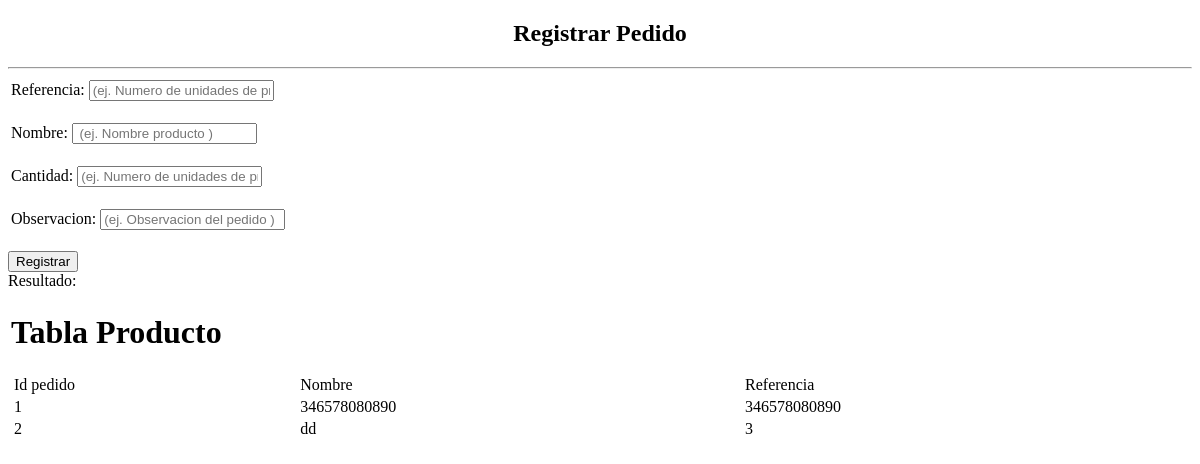
The page /php/pedido.php on the database as committed earlier.
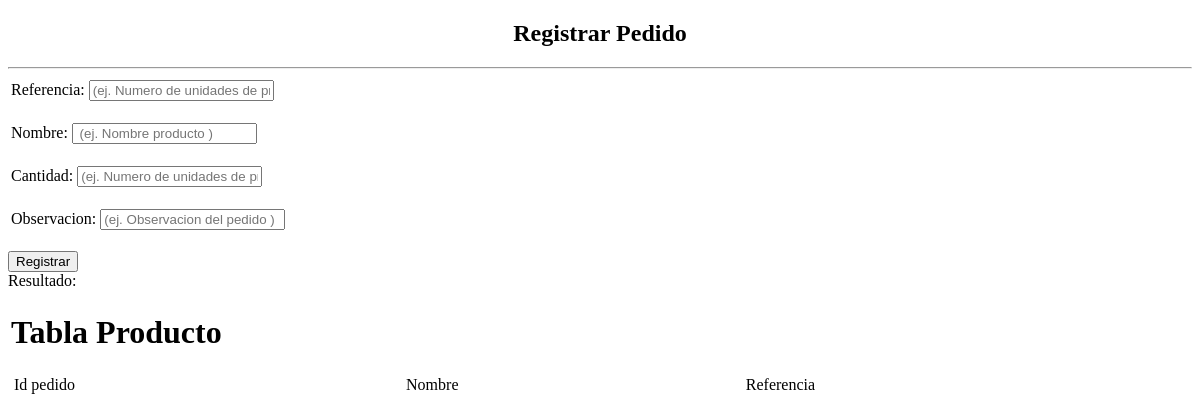
The same page on the database as committed later.
### tables this page shows
CREATE TABLE `pedidos` (
  `idpedido` int(15) NOT NULL,
  `referencia` varchar(30) NOT NULL,
  `nombre` varchar(15) NOT NULL,
  `cantidad` int(15) NOT NULL,
  `fechapedido` varchar(20) NOT NULL,
  `estado` varchar(20) NOT NULL,
  `idusuario` int(15) NOT NULL,
  `observaciones` varchar(100) NOT NULL
);

### php/pedido.php (the view, shortened to what this page needs)
<?php
include_once "conexion.php";
$conexion= conexion();
$bill_producto = mysqli_query($conexion,"SELECT * FROM pedidos") or die(mysqli_error($conexion));
?>
<form method="post" action="" name="marcasRegistrer">
    <center><h2>Registrar Pedido</h2></center><hr>
    <table width="100%" border="0">
       <tr>
       <td>
                <div><label>Referencia:</label> <input type="text" name="referencia1" id="referencia1" placeholder="(ej. Numero de unidades de producto solicitado)" required></div>&nbsp;
            </td>
        </tr>
        <tr>
            <td>
                <div><label>Nombre:</label> <input type="text" name="nombre1" id="nombre1" placeholder=" (ej. Nombre producto )" required></div>&nbsp;
            </td>
        </tr>
        <tr>
            <td>
                <div><label>Cantidad:</label> <input type="text" name="cantidad" id="cantidad" placeholder="(ej. Numero de unidades de producto solicitado)" required></div>&nbsp;
            </td>
        </tr>
        <tr>
            <td>
                <div><label>Observacion:</label> <input type="text" name="obvce" id="obvce" placeholder="(ej. Observacion del pedido )" required></div>&nbsp;
            </td>
        </tr>
    </table></td>
       <td><table width="100%" border="0">
            <td rowspan="2">
                <div><h1 id="titulo">Tabla Producto</h1><table id="consultas" width="100%"><tr class="tabletitle"><td>Id pedido</td><td>Nombre</td><td>Referencia</td></tr>
                <?php
                     while ($row = $bill_producto->fetch_assoc()) {
                        echo '<tr><td>'.$row['idpedido'].'</td><td>'.$row['nombre'].'</td><td>'.$row['referencia'].'</td></tr>';
                     }
                ?>
                </table></td>
       </tr> <tr>
    <input type="button" id="boton" name="enviar" value="Registrar" href="javascript:;" onClick="guardarPedido($('#referencia1').val(), $('#nombre1').val(), $('#cantidad').val(),$('#obvce').val());return false;">
    <div id="resultadopedidos">Resultado:</div>
</form>

Rows that differ between the two databases and show on the page:
removed pedidos: idpedido "1", nombre "346578080890", referencia "346578080890"
removed pedidos: idpedido "2", nombre "dd", referencia "3"
